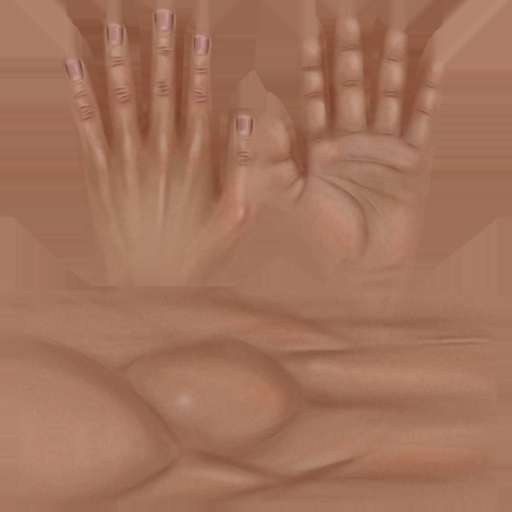
#> input picture assets/arms/drillimpact_psx/arms_01.png, 512 x 512 px
$ python make_arm_texture.py
#> lines starting #> are read from the running program, lines starting #| are printed output that depends on the picture
#!/usr/bin/env python3
"""Текстура рук Тора из CC0-текстуры Drillimpact (assets/arms/drillimpact_psx/arms_01.png).

- Тон кожи выравнивается к нейтральному светлому: цвет задаёт тело (BodyDef.hand_color → albedo_color).
- Татуировки-кольца (плетёнка в духе портрета Тора) на предплечье и плече.
UV руки: нижняя половина листа — полоса вдоль руки (u: 0 — плечо, ~0.95 — запястье, v — по кругу);
верхняя половина — кисти.

python3 tools/make_arm_texture.py
"""
import math
import os

from PIL import Image, ImageFilter

ROOT = os.path.join(os.path.dirname(__file__), "..", "assets", "arms", "drillimpact_psx")
SRC = os.path.join(ROOT, "arms_01.png")
DST = os.path.join(ROOT, "thor_arm.png")

# Полоса руки в пикселях листа 512×512 (по arms_uv.png)
STRIP_Y0, STRIP_Y1 = 287, 502
# Кольца татуировок: (u0, u1) — доли ширины листа
BANDS = [(0.575, 0.645), (0.20, 0.285)]
INK = (40, 50, 68)


def neutralize(img: Image.Image) -> Image.Image:
    px = img.load()
    w, h = img.size
#> w = 512; h = 512
    # Средний цвет кожи по полосе руки
    sr = sg = sb = n = 0
    for y in range(STRIP_Y0, STRIP_Y1, 3):
        for x in range(20, 490, 3):
            r, g, b = px[x, y][:3]
            sr += r; sg += g; sb += b; n += 1
#> after the loop, n = 11304; sb = 1045818; sg = 1310131; sr = 1842341
    mr, mg, mb = sr / n, sg / n, sb / n
#> mr = 163; mg = 115.9; mb = 92.52
    target = 188.0  # светлый нейтральный тон: albedo_color тела задаёт оттенок
    out = Image.new("RGB", (w, h))
#> out: PIL image 512x512 RGB; every value is 0
    po = out.load()
    for y in range(h):
        for x in range(w):
            r, g, b = px[x, y][:3]
            # Яркостная вариация сохраняется, оттенок уходит к нейтральному (немного тепла остаётся)
            nr, ng, nb = r / mr * target, g / mg * target, b / mb * target
            lum = (nr + ng + nb) / 3.0
            k = 0.6
            po[x, y] = tuple(int(max(0, min(255, lum * k + c * (1 - k)))) for c in (nr, ng, nb))
    return out


def band_mask(w: int, h: int, u0: float, u1: float) -> Image.Image:
    """Маска кольца: две каймы по краям и две переплетённые волны между ними."""
    m = Image.new("L", (w, h), 0)
    pm = m.load()
    x0, x1 = int(u0 * w), int(u1 * w)
    bw = x1 - x0
    period = (STRIP_Y1 - STRIP_Y0) / 6.0  # 6 узлов по кругу руки
    for y in range(STRIP_Y0, STRIP_Y1):
        t = (y - STRIP_Y0) / period * 2 * math.pi
        for x in range(x0, x1):
            f = (x - x0) / bw  # 0..1 поперёк кольца
            a = 0.0
            # Каймы
            if f < 0.1 or f > 0.9:
                a = 1.0
            else:
                g = (f - 0.1) / 0.8
                w1 = 0.5 + 0.38 * math.sin(t)
                w2 = 0.5 - 0.38 * math.sin(t)
                d1 = abs(g - w1)
                d2 = abs(g - w2)
                th = 0.085
                # «Переплетение»: в точках пересечения одна волна прерывается
                over = math.cos(t) > 0
                if d1 < th and (over or d2 > th * 1.8):
                    a = 1.0
                if d2 < th and (not over or d1 > th * 1.8):
                    a = 1.0
            if a > 0:
                pm[x, y] = int(255 * a)
    return m.filter(ImageFilter.GaussianBlur(0.8))


def main() -> None:
    src = Image.open(SRC).convert("RGB")
    img = neutralize(src)
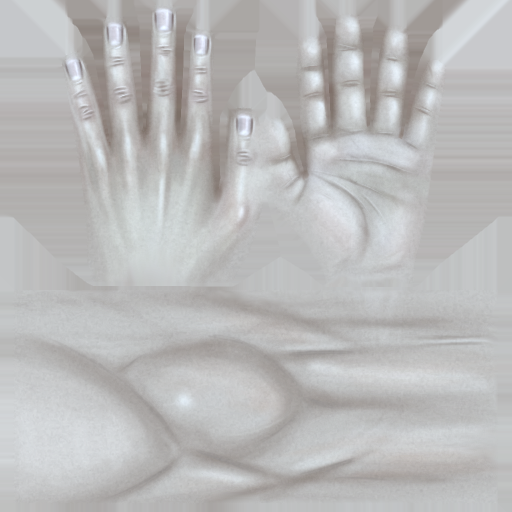
#> img: PIL image 512x512 RGB; mean R, G, B 186.5, 186.2, 186.2
    w, h = img.size
#> w = 512; h = 512
    ink = Image.new("RGB", (w, h), INK)
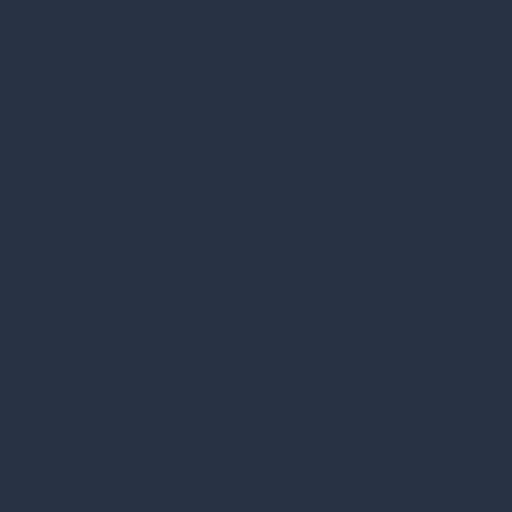
#> ink: PIL image 512x512 RGB; mean R, G, B 40, 50, 68
    for u0, u1 in BANDS:
        mask = band_mask(w, h, u0, u1).point(lambda v: int(v * 0.88))
        img = Image.composite(ink, img, mask)
#> this loop made 2 passes
#> pass 1, in main, `mask = band_mask(w, h, u0, u1).point(lambda v: int(v * 0.88))`:
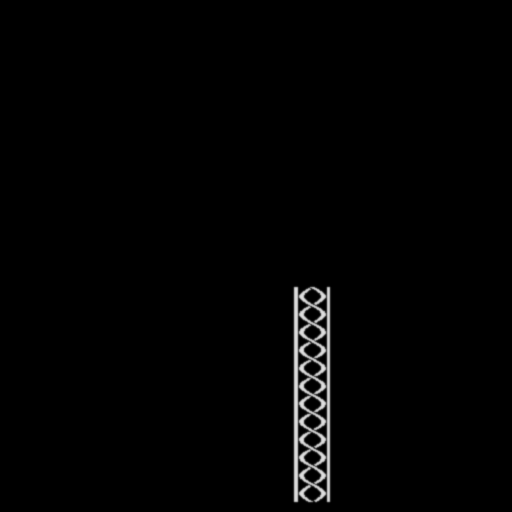
#> mask: PIL image 512x512 L; min 0, max 223, mean 3
#> pass 2, in main, `mask = band_mask(w, h, u0, u1).point(lambda v: int(v * 0.88))`:
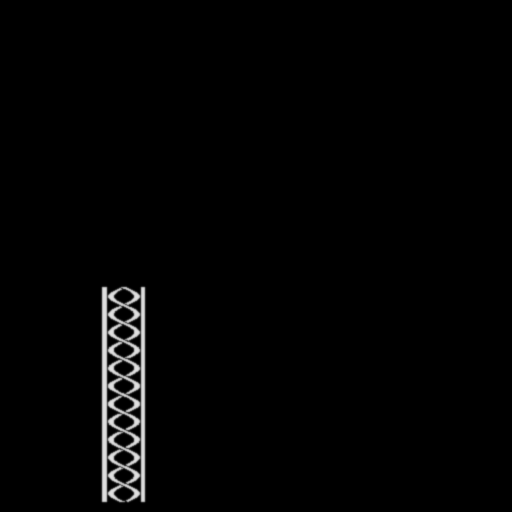
#> mask: PIL image 512x512 L; min 0, max 224, mean 3.7
#> after the loop:
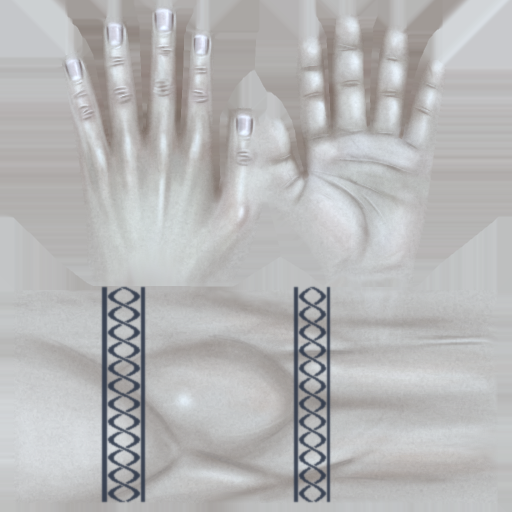
#> img: PIL image 512x512 RGB; mean R, G, B 182.8, 182.7, 183.1
    img.save(DST)
    print("saved", DST)


if __name__ == "__main__":
    main()
